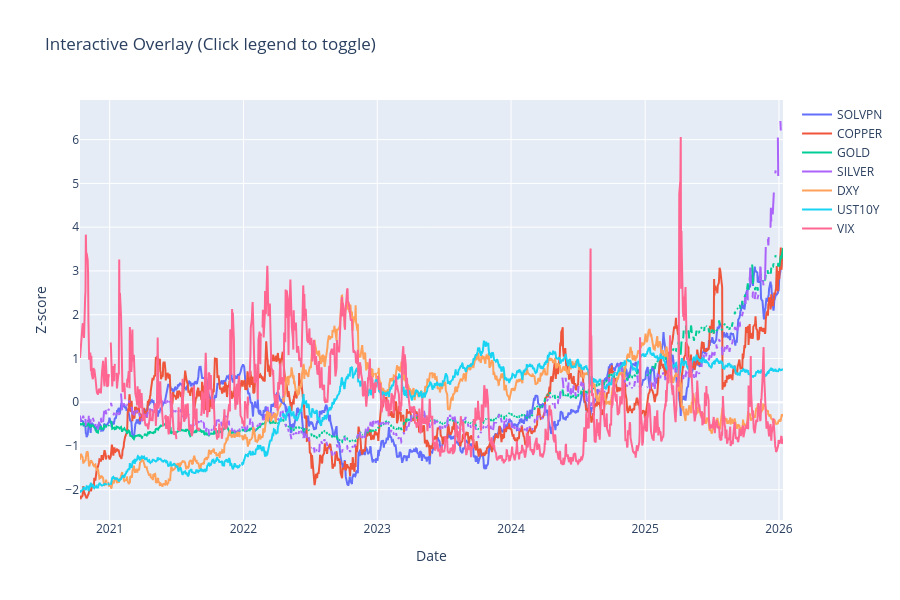

The cell this chart's notebook holds for it:
### Code cell
import pandas as pd
import plotly.graph_objects as go

# ----------------------------
# 1) Load
# ----------------------------
df = pd.read_csv("./tvpvar_raw_level_merged.csv")
df["Date"] = pd.to_datetime(df["Date"])
df = df.sort_values("Date").reset_index(drop=True)

# 사용할 변수 직접 지정
num_cols = [
    "SOLVPN",
    "COPPER",
    "GOLD",
    "SILVER",
    "DXY",
    "UST10Y",
    "VIX"
]

print("Using columns:", num_cols)

# ----------------------------
# 2) 표준화 (겹쳐 보기 좋게)
# ----------------------------
df_std = df.copy()

for col in num_cols:
    df_std[col] = (df[col] - df[col].mean()) / df[col].std()

# ----------------------------
# 3) Plotly 인터랙티브 그래프
# ----------------------------
fig = go.Figure()

for col in num_cols:
    fig.add_trace(
        go.Scatter(
            x=df_std["Date"],
            y=df_std[col],
            mode="lines",
            name=col
        )
    )

fig.update_layout(
    title="Interactive Overlay (Click legend to toggle)",
    xaxis_title="Date",
    yaxis_title="Z-score",
    height=600,
    hovermode="x unified"
)

fig.show()

### Figure 1 — Plotly figure (JSON) as saved in the notebook; plotly's stock layout.template omitted (floating-point values rounded to 4 significant figures; data arrays with more than 128 entries replaced by an {"elided": "..."} marker saying what was removed)
{"data": [{"mode": "lines", "name": "SOLVPN", "type": "scatter", "x": {"elided": "1344 str values"}, "y": {"elided": "1344 float values"}}, {"mode": "lines", "name": "COPPER", "type": "scatter", "x": {"elided": "1344 str values"}, "y": {"elided": "1344 float values"}}, {"mode": "lines", "name": "GOLD", "type": "scatter", "x": {"elided": "1344 str values"}, "y": {"elided": "1344 float values"}}, {"mode": "lines", "name": "SILVER", "type": "scatter", "x": {"elided": "1344 str values"}, "y": {"elided": "1344 float values"}}, {"mode": "lines", "name": "DXY", "type": "scatter", "x": {"elided": "1344 str values"}, "y": {"elided": "1344 float values"}}, {"mode": "lines", "name": "UST10Y", "type": "scatter", "x": {"elided": "1344 str values"}, "y": {"elided": "1344 float values"}}, {"mode": "lines", "name": "VIX", "type": "scatter", "x": {"elided": "1344 str values"}, "y": {"elided": "1344 float values"}}], "layout": {"height": 600, "hovermode": "x unified", "title": {"text": "Interactive Overlay (Click legend to toggle)"}, "xaxis": {"title": {"text": "Date"}}, "yaxis": {"title": {"text": "Z-score"}}}}
